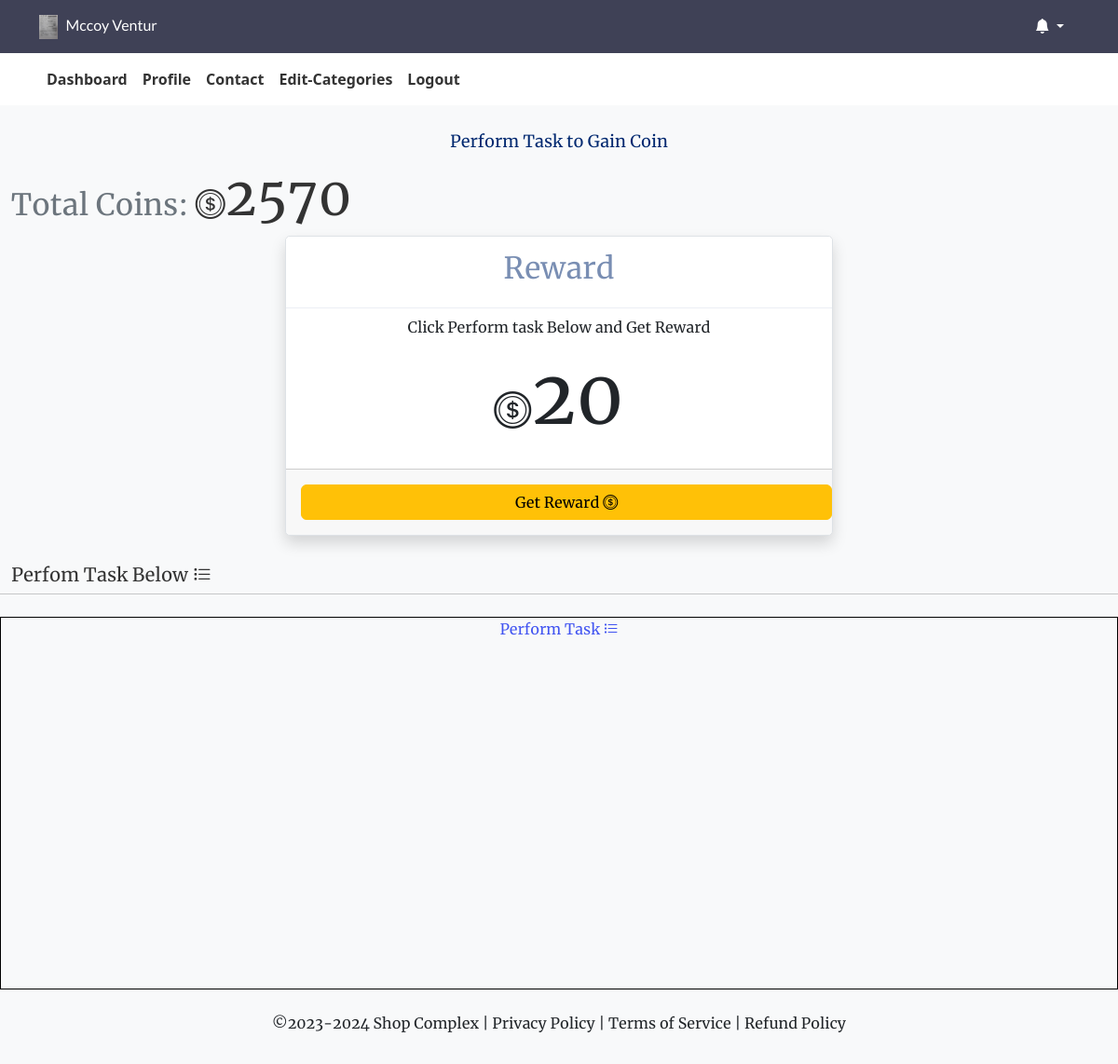
Page /coins/ (signed in) on the earlier database version.
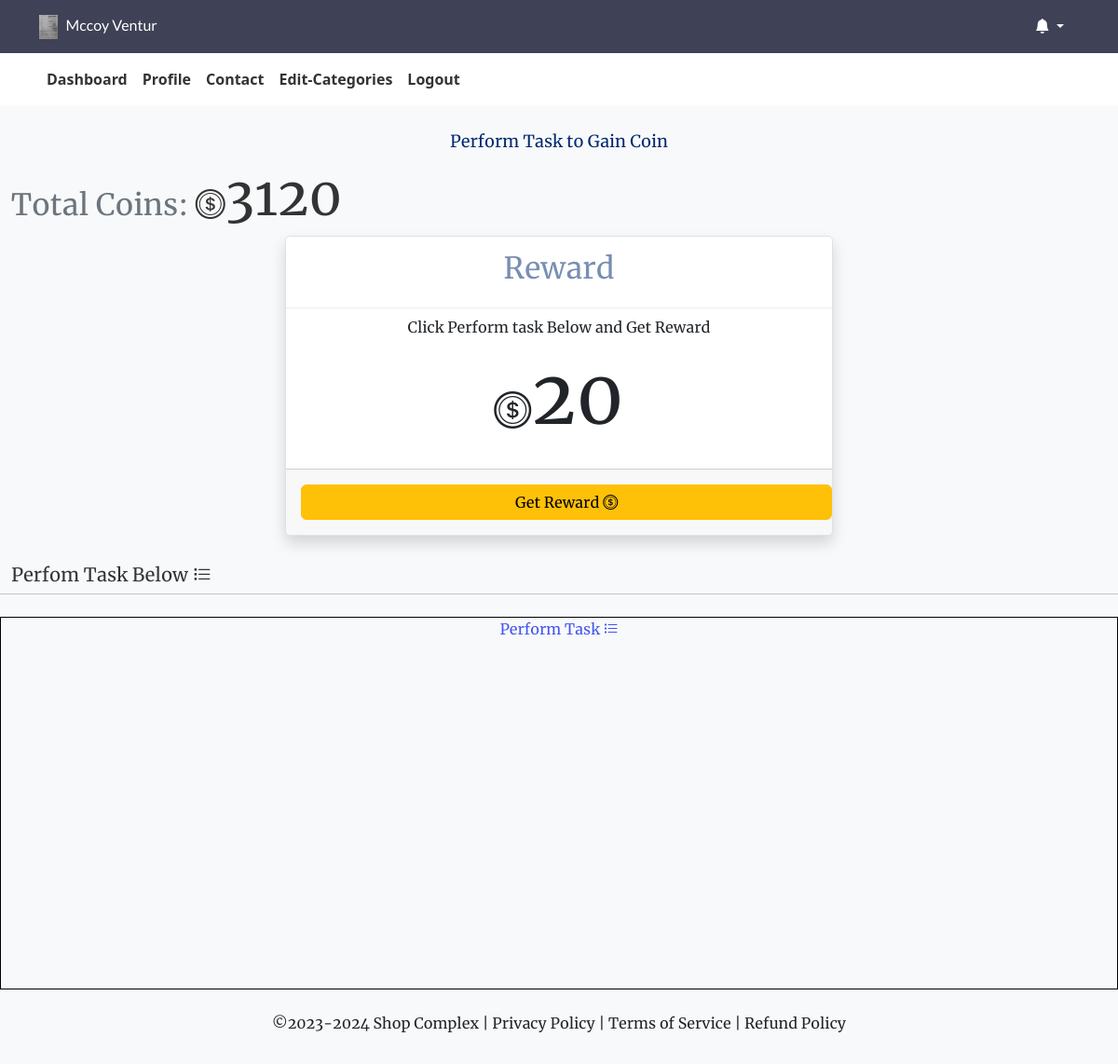
Same page on the later database version.
### myapp/models.py (models this page shows, shortened)
class User(AbstractUser):
    profilepic = models.ImageField(null=True, blank=True, default="avatar.png")
    moredesc = models.TextField(null=True, blank=True)
    businessname = models.CharField(
        max_length=100, unique=True, null=True, blank=True)
    slug = models.SlugField(unique=True, null=True, blank=True)
    country = models.CharField(max_length=100, null=True, blank=True)
    state = models.CharField(max_length=100, null=True, blank=True)
    address = models.CharField(max_length=100, null=True, blank=True)
    phone = models.CharField(max_length=100, null=True, blank=True)
    email = models.EmailField(unique=True)
    meansofid = models.CharField(max_length=100, null=True, blank=True)
    idnumber = models.CharField(max_length=100, null=True, blank=True)
    idpic = models.ImageField(null=True, blank=True)
    logo = models.ImageField(null=True, blank=True, default="icon.png")
    currency = models.CharField(max_length=10, null=True, blank=True)
    coins = models.IntegerField(blank=True, null=True, default=0)
    whatsapp = models.CharField(max_length=200, null=True, blank=True)
    facebook = models.CharField(max_length=200, null=True, blank=True)
    instagram = models.CharField(max_length=200, null=True, blank=True)
    username = models.CharField(max_length=100, null=True, blank=True)
    password = models.CharField(max_length=128, null=True, blank=True)
    gender = models.CharField(max_length=100, null=True, blank=True)
    updated = models.DateTimeField(auto_now=True, null=True)
    created = models.DateTimeField(auto_now_add=True, null=True)
    subscribed = models.BooleanField(default=False, null=True, blank=True)
    passwordresetcode = models.CharField(max_length=200, null=True, blank=True)
    passwordresetphone = models.CharField(
        max_length=200, null=True, blank=True)
    securityquestion = models.CharField(max_length=200, null=True, blank=True)
    securityanswer = models.CharField(max_length=100, null=True, blank=True)
    date = models.DateTimeField(default=datetime.now())
    trial_start = models.DateTimeField(null=True, blank=True)
    trial_end = models.DateTimeField(null=True, blank=True)
    record = models.FileField(upload_to="records/", blank=True, null=True)
    USERNAME_FIELD = 'email'
    REQUIRED_FIELDS = []

### myapp/views.py (the view, shortened to what this page needs)
# urls.py: path('coins/', views.coins, name='coins'),
@csrf_exempt
def coins(request):
    user = request.user
    context = {'user': user, }
    return render(request, 'myapp/coins.html', context)

### myapp/templates/myapp/coins.html (shortened to what this page needs)
{% load static %}
<!DOCTYPE html>
<html lang="en">
<head>
    <link rel="stylesheet" href="{% static 'assets/bootstrap-5.3.1-dist/css/bootstrap.min.css' %}">
    <link rel="stylesheet" href="https://cdnjs.cloudflare.com/ajax/libs/font-awesome/5.15.4/css/all.min.css"
>
    <link rel="stylesheet" href="{% static 'assets/bootstrap-icons/bootstrap-icons.css' %}">
    <link rel="stylesheet" href="{% static 'assets/style.css' %}">
</head>
<body class="bg-light">
    {% include 'navbar.html' %}
    <div class="container-fluid">
        <div class="row mt-2 justify-content-center align-items-center">
            <h1 class="display-3 text-center card-title">Perform Task to Gain Coin</h1>
            <h2><span class="text-secondary">Total Coins:</span> <i class="bi bi-coin"></i><span
                    class="display-4">{{user.coins}}</span></h2>
            <br>
            <center>
                <div class="col col-md-6 col-sm-12">
                    <div class="card border shadow">
                        <div class="card-header">
                            <h2>Reward</h2>
                        </div>
                        <div class="card-body text-center">
                            <p class="mt-2">Click Perform task Below and Get Reward</p>
                            <h1><i class="bi bi-coin"></i><span class="display-1">20</span></h1>
                        </div>
                        <div class="card-footer p-2">
                            <a href="{% url 'coins' %}" class="btn btn-warning m-2 w-100">Get Reward <i
                                    class="bi bi-coin"></i></a>
                        </div>
                    </div>
                </div>
            </center>
            <br>
            <h5> Perfom Task Below <i class="bi bi-list-task"></i></h5>
            <hr>
            <a href="#" target="_blank" class="m-2" onclick="gaincoins('20')"
                style="width: 100%; border: 1px solid black; height: 400px; text-align: center;">
                Perform Task <i class="bi bi-list-task"></i>
            </a>
        </div>
    </div>
    {% include 'footer.html' %}
</body>
</html>

### templates/navbar.html (shortened to what this page needs)
{% load static %}
<div id="navbar-container">
    <header id="container" class="custom-header" style="font-family: 'Lato', Lato-Regular;">
        <div class="container">
            <div class="row align-items-center justify-content-between">
                <div class="col-auto">
                    {% if user.is_authenticated %}
                    <a href="{% url 'portal' %}" class="navbar-brand text-white logo">
                        <img src="{{user.logo.url}}" alt="logo"> {{ user.businessname|slice:":12" }}
                    </a>
                    {% else %}
                    <a href="{% url 'portal' %}" class="navbar-brand text-white">
                        <i class="bi bi-diamond"></i> Brand Name
                    </a>
                    {% endif %}
                </div>
                <div class="col-auto">
                    <div class="dropdown d-inline mx-3">
                        <a href="#" class="text-white dropdown-toggle text-decoration-none" id="notificationsDropdown"
                            role="button" data-bs-toggle="dropdown" aria-haspopup="true" aria-expanded="false">
                            <i class="bi bi-bell-fill"></i>
                        </a>
                    </div>
                </div>
            </div>
        </div>
    </header>
    <nav class="navbar navbar-expand-lg navbar-light custom-navbar"
        style="font-family: system-ui, -apple-system, BlinkMacSystemFont, 'Segoe UI', Roboto, Oxygen, Ubuntu, Cantarell, 'Open Sans', 'Helvetica Neue', sans-serif">
        <div class="container text-center">
            <div class="collapse navbar-collapse" id="navbarNav">
                <ul class="navbar-nav ml-auto">
                    <li class="nav-item">
                        <a class="nav-link" href="{% url 'portal' %}">Dashboard</a>
                    </li>
                    <li class="nav-item">
                        <a class="nav-link" href="{% url 'profile' %}">Profile</a>
                    </li>
                    <li class="nav-item">
                        <a class="nav-link" href="{% url 'contact' %}">Contact</a>
                    </li>
                    <li class="nav-item">
                        <a class="nav-link" href="{% url 'category' %}">Edit-Categories</a>
                    </li>
                    <li class="nav-item">
                        <a class="nav-link" href="{% url 'logout' %}">Logout</a>
                    </li>
                </ul>
            </div>
        </div>
    </nav>
</div>

Differences in the rows shown:
changed User "Mccoy Ventur": coins "2570" → "3120"
